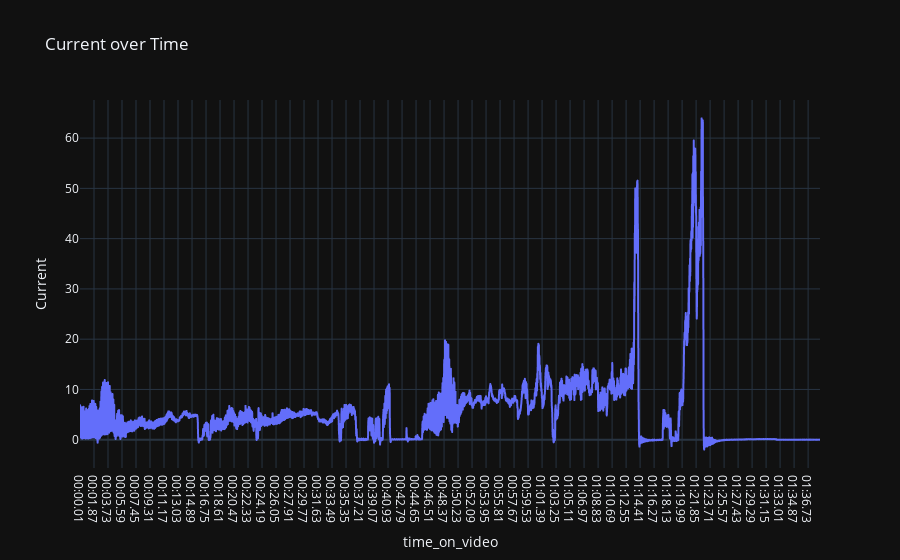

Notebook source saved alongside this figure:
### Code cell
fig = px.line(df_video, x='time_on_video', y='IVT_Result_I', title='Current over Time', labels={'IVT_Result_I': 'Current'})
fig.show()

### Figure 1 — Plotly figure (JSON) as saved in the notebook; plotly's stock layout.template omitted (floating-point values rounded to 4 significant figures; data arrays with more than 128 entries replaced by an {"elided": "..."} marker saying what was removed)
{"data": [{"hovertemplate": "time_on_video=%{x}<br>Current=%{y}<extra></extra>", "legendgroup": "", "line": {"color": "#636efa", "dash": "solid"}, "marker": {"symbol": "circle"}, "mode": "lines", "name": "", "showlegend": false, "x": {"elided": "10924 str values"}, "xaxis": "x", "y": {"elided": "10924 float values"}, "yaxis": "y", "type": "scattergl"}], "layout": {"xaxis": {"anchor": "y", "domain": [0.0, 1.0], "title": {"text": "time_on_video"}}, "yaxis": {"anchor": "x", "domain": [0.0, 1.0], "title": {"text": "Current"}}, "legend": {"tracegroupgap": 0}, "title": {"text": "Current over Time"}}}
